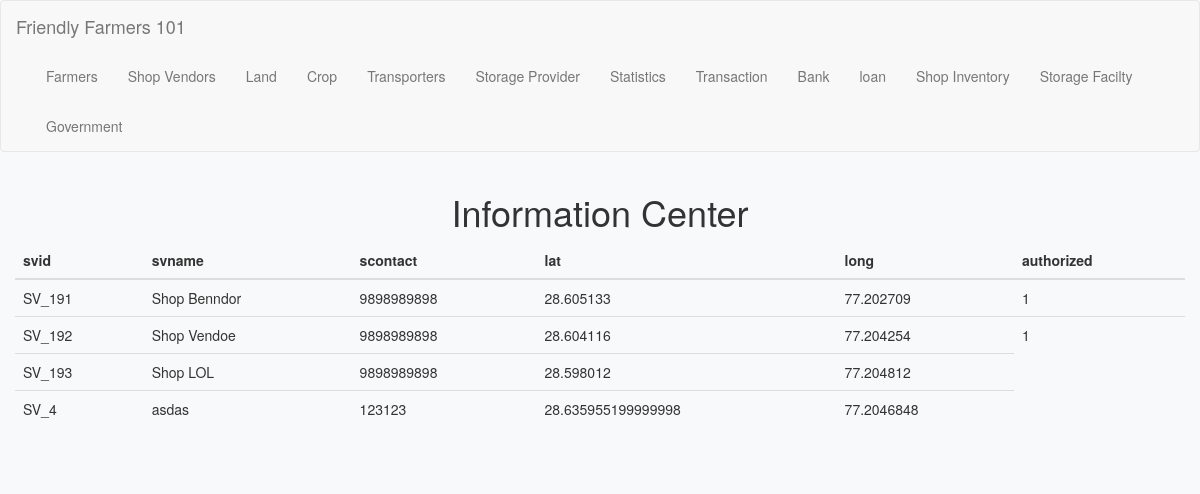
The page /info/shopvendor on the database as committed earlier.
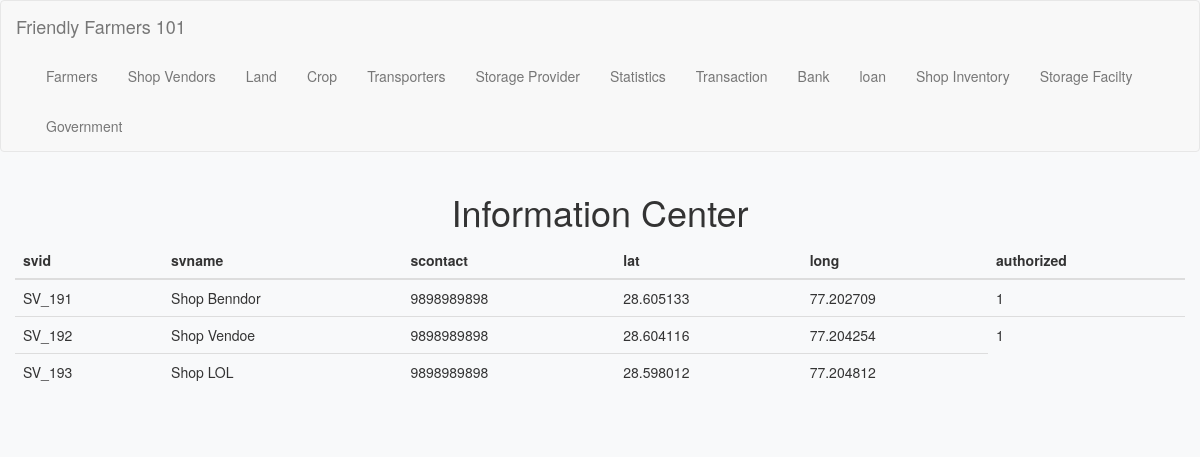
The same page on the database as committed later.
### tables this page shows
CREATE TABLE shopvendor
(
  svid              string not null,
  svname            string not null,
  scontact          integer(10) not null,
  lat               decimal not null,
  long              decimal not null,
  authorized        boolean default false,
  primary key (svid)
);

### app/routes.py (the view)
@app.route('/info/<string:page>', methods=('GET', 'POST'))
def view_info(page):
    all_values = query_db("select * from '{}'".format(page))
    total_count = query_db("select COUNT(*) from '{}'".format(page))[0][0]
    print('--------------> Display info for:', page)
    print('--------------> Total values are:', all_values)
    print('--------------> Total data is:', total_count)
    return render_template('info.html', display= all_values, name_of_table= page)

### app/query_helper.py (called while the page is built)
def get_db():
    db = getattr(g, '_database', None)
    if db is None:
        db = g._database = sqlite3.connect(current_app.config['DATABASE_PATH'])
    return db

def query_db(query, args=(), one=False):
    cur = get_db().execute(query, args)
    rv = cur.fetchall()
    cur.close()
    return (rv[0] if rv else None) if one else rv

### app/routes.py (called while the page is built)
@app.teardown_appcontext
def close_connection(exception):
    db = getattr(g, '_database', None)
    if db is not None:
        db.close()

@app.after_request
def add_header(response):
    response.headers['X-Content-Type-Options'] = 'nosniff'
    response.headers['X-Frame-Options'] = 'SAMEORIGIN'
    response.headers['X-XSS-Protection'] = '1; mode=block'
    response.headers['X-UA-Compatible'] = 'IE=Edge,chrome=1'
    response.headers['Cache-Control'] = 'public, max-age=600'
    return response

### app/templates/info.html (shortened to what this page needs)
{% extends "index.html" %}
{% from "_formhelpers.html" import render_field %}
{% block app_content %}
<h1 class="text-center">Information Center</h1>
<table class="table">
    <thead>
    <tr>
        {% if 'shopvendor' in name_of_table %}
        <th>svid</th>
        <th>svname</th>
        <th>scontact</th>
        <th>lat</th>
        <th>long</th>
        <th>authorized</th>
        {% endif %}
    </tr>
    </thead>
    <tbody>
    {% for exam in display %}
    <tr>
        {% if exam[0] %}
        <td>{{exam[0]}}</td>
        {% endif %}
        {% if exam[1] %}
        <td>{{exam[1]}}</td>
        {% endif %}
        {% if exam[2] %}
        <td>{{exam[2]}}</td>
        {% endif %}
        {% if exam[3] %}
        <td>{{exam[3]}}</td>
        {% endif %}
        {% if exam[4] %}
        <td>{{exam[4]}}</td>
        {% endif %}
        {% if exam[5] %}
        <td>{{exam[5]}}</td>
        {% endif %}
    </tr>
    {% endfor %}
    </tbody>
</table>
<br/>
{% endblock %}

### app/templates/index.html (shortened to what this page needs)
{% extends "bootstrap/base.html" %}
{% block navbar %}
<nav class="navbar navbar-default">
    <div class="container-fluid">
        <div class="navbar-header">
            <a class="navbar-brand" href="{{ url_for('index')}}">Friendly Farmers 101</a>
        </div>
        <div class="collapse navbar-collapse" id="bs-example-navbar-collapse-1">
            <ul class="nav navbar-nav">
                <li><a href="{{ url_for('add_farmer')}}">Farmers</a></li>
                <li><a href="{{ url_for('add_shopvendor')}}">Shop Vendors</a></li>
                <li><a href="{{ url_for('add_registerland')}}">Land</a></li>
                <li><a href="{{ url_for('add_crop')}}">Crop</a></li>
                <li><a href="{{ url_for('add_transporter')}}">Transporters</a></li>
                <li><a href="{{ url_for('add_storage_provider')}}">Storage Provider</a></li>
                <li><a href="{{ url_for('stats')}}">Statistics</a></li>
                <li><a href="{{ url_for('add_trans')}}">Transaction</a></li>
                <li><a href="{{ url_for('add_bank')}}">Bank</a></li>
                <li><a href="{{ url_for('add_loan')}}">loan</a></li>
                <li><a href="{{ url_for('add_shop_inv')}}">Shop Inventory</a></li>
                <li><a href="{{ url_for('add_storagefac')}}">Storage Facilty</a></li>
                <li><a href="{{ url_for('login')}}">Government</a></li>
            </ul>
        </div>
    </div>
</nav>
{% endblock %}
{% block content %}
<div class="container-fluid">
    {% block app_content %}
    {% endblock %}
</div>
{% endblock %}

### app/templates/index.html (style rules this page uses)
body { background-color: #f8f9fa !important; }

Rows that differ between the two databases and show on the page:
removed shopvendor: svid "SV_4", svname "asdas", scontact "123123", lat "28.635955199999998", long "77.2046848"
